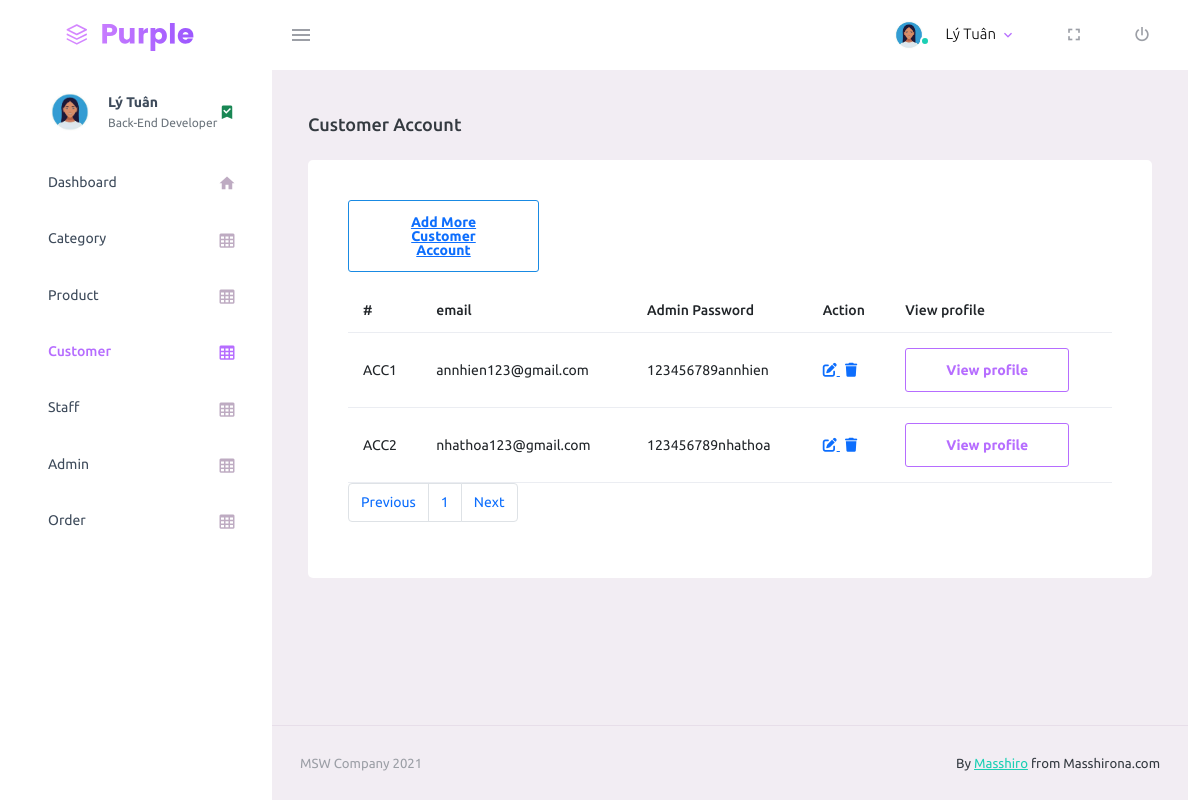
/admin/customer/customer.php (signed in), run on the app's committed database.
### tables this page shows
create table staff(
staffID varchar(30),
staffImage varchar(255),
staffName nvarchar(60) not null,
staffPhone varchar(30) null,
staffEmail varchar(50) unique,
staffRole varchar(30),
primary key (staffID)
);

create table customerAccount(
accountID varchar(30),
email varchar(50) not null unique ,
userPassword varchar(50) not null,
primary key (accountID)
);

### admin/function.php (called while the page is built, shortened)
<?php
    function getUserData($id,$conn){
    $sql = "select * from
    adminAccount as a , staff as s
    where a.staffID = s.staffID
    and a.adminID = ?";
    $stmt = $conn->prepare($sql);
    $stmt->bindParam(1,$id);
    $stmt->execute();
    $row = $stmt->fetch(PDO::FETCH_ASSOC);
    return $row;
}
    function getUserID($username,$conn){
    $sql = "select adminID from adminAccount where username = ?";
    $stmt = $conn-> prepare($sql);
    $stmt->bindParam(1,$username);
    $stmt->execute();
    $row = $stmt->fetch(PDO::FETCH_ASSOC);
    return $row['adminID'];
}
?>

### admin/customer/customer.php (the view, shortened to what this page needs)
<?php
    require_once("../../connection/connectdb.php");
    require("../function.php");
?>
<?php
    $LIMIT = 3;
    if(isset($_GET['page'])){
        $page = $_GET['page'];
    }else{
          $page = '';
    };
    if($page == '' || $page == 1){
        $begin_product = 0;
    }
    else{
        $begin_product = ($page-1)*$LIMIT;
    }
    try{
        $sql = 'select * from customerAccount';
        $sql_page = $conn-> prepare($sql);
        $sql_page ->execute();
        $row_count = $sql_page -> rowCount();
        $pages = ceil($row_count / $LIMIT);
    }
    catch(PDOException $ex){
        echo "Error:" .$ex->getMessage();
    }
?>
<?php
   try{
    $sql = " select * from customerAccount
    order by accountID ASC
    limit $begin_product , $LIMIT ";
    $stmt = $conn-> prepare($sql);
    $stmt->execute();
}
catch(PDOException $ex){
    echo "Error:" .$ex->getMessage();
}
?>
<!DOCTYPE html>
<html lang="en">
<head>
    <link rel="stylesheet" href="../assets/vendors/mdi/css/materialdesignicons.min.css">
    <link rel="stylesheet" href="../assets/vendors/css/vendor.bundle.base.css">
    <link rel="stylesheet" href="../assets/css/style.css">
    <link rel="stylesheet" href="https://cdnjs.cloudflare.com/ajax/libs/font-awesome/6.2.1/css/all.min.css"
 />
    <link rel="stylesheet" href="https://cdnjs.cloudflare.com/ajax/libs/bootstrap/5.0.1/css/bootstrap-grid.min.css"
 />
</head>
<body>
    <div class="container-scroller">
        <nav class="navbar default-layout-navbar col-lg-12 col-12 p-0 fixed-top d-flex flex-row">
            <div class="text-center navbar-brand-wrapper d-flex align-items-center justify-content-center">
                <a class="navbar-brand brand-logo" href="../index.php"><img src="../assets/images/logo.svg"
                        alt="logo" /></a>
            </div>
            <div class="navbar-menu-wrapper d-flex align-items-stretch">
                <button class="navbar-toggler navbar-toggler align-self-center" type="button" data-toggle="minimize">
                    <span class="mdi mdi-menu"></span>
                </button>
                <ul class="navbar-nav navbar-nav-right">
                    <li class="nav-item nav-profile dropdown">
                        <a class="nav-link dropdown-toggle" id="profileDropdown" href="#" data-bs-toggle="dropdown"
                            aria-expanded="false">
                            <?php if(isset($_SESSION['username'])) {
                                $userData = getUserData(trim(getUserID($_SESSION['username'],$conn)),$conn);
                                ?>
                            <div class="nav-profile-img">
                                <img src="../../image/staff/<?=$userData['staffImage'] ?>" alt="image">
                                <span class="availability-status online"></span>
                            </div>
                            <div class="nav-profile-text">
                                <p class="mb-1 text-black">
                                    <?php echo $userData['staffName']; ?>
                                </p>
                            </div>
                            <?php }?>
                        </a>
                    </li>
                    <li class="nav-item d-none d-lg-block full-screen-link">
                        <a class="nav-link">
                            <i class="mdi mdi-fullscreen" id="fullscreen-button"></i>
                        </a>
                    </li>
                    <li class="nav-item nav-logout d-none d-lg-block">
                        <a class="nav-link" href="../login/logout.php">
                            <i class="mdi mdi-power"></i>
                        </a>
                    </li>
                </ul>
            </div>
        </nav>
        <div class="container-fluid page-body-wrapper">
            <nav class="sidebar sidebar-offcanvas" id="sidebar">
                <ul class="nav">
                    <li class="nav-item nav-profile">
                        <a href="#" class="nav-link">
                            <?php if(isset($_SESSION['username'])) {
                                $userData = getUserData(trim(getUserID($_SESSION['username'],$conn)),$conn);
                                ?>
                            <div class="nav-profile-image">
                                <img src="../../image/staff/<?=$userData['staffImage'] ?>" alt="profile">
                            </div>
                            <div class="nav-profile-text d-flex flex-column">
                                <span class="font-weight-bold mb-2">
                                    <?php echo $userData['staffName']?>
                                </span>
                                <span class="text-secondary text-small"><?php echo $userData['staffRole']?></span>
                            </div>
                            <i class="mdi mdi-bookmark-check text-success nav-profile-badge"></i>
                            <?php }?>
                        </a>
                    </li>
                    <li class="nav-item">
                        <a class="nav-link" href="../index.php">
                            <span class="menu-title">Dashboard</span>
                            <i class="mdi mdi-home menu-icon"></i>
                        </a>
                    </li>
                    <li class="nav-item">
                        <a class="nav-link" href="../category/category.php">
                            <span class="menu-title">Category</span>
                            <i class="mdi mdi-table-large menu-icon"></i>
                        </a>
                    </li>
                    <li class="nav-item">
                        <a class="nav-link" href="../product/product.php">
                            <span class="menu-title">Product</span>
                            <i class="mdi mdi-table-large menu-icon"></i>
                        </a>
                    </li>
                    <li class="nav-item">
                        <a class="nav-link" href="../customer/customer.php">
                            <span class="menu-title">Customer</span>
                            <i class="mdi mdi-table-large menu-icon"></i>
                        </a>
                    </li>
                    <li class="nav-item">
                        <a class="nav-link" href="../staff/staff.php">
                            <span class="menu-title">Staff</span>
                            <i class="mdi mdi-table-large menu-icon"></i>
                        </a>
                    </li>
                    <li class="nav-item">
                        <a class="nav-link" href="../admin/admin.php">
                            <span class="menu-title">Admin</span>
                            <i class="mdi mdi-table-large menu-icon"></i>
                        </a>
                    </li>
                    <li class="nav-item">
                        <a class="nav-link" href="../order/order.php">
                            <span class="menu-title">Order</span>
                            <i class="mdi mdi-table-large menu-icon"></i>
                        </a>
                    </li>
                </ul>
            </nav>
            <div class="main-panel">
                <div class="content-wrapper">
                    <div class="page-header">
                        <h3 class="page-title"> Customer Account </h3>
                    </div>
                    <div class="row">
                        <div class="col-lg-12 grid-margin stretch-card">
                            <div class="card">
                                <div class="card-body">
                                    <p class="btn btn-outline-info col-3"><a href="customer-add.php">Add
                                            More Customer Account </a></p>
                                    <table class="table table-hover">
                                        <thead>
                                            <tr>
                                                <th>#</th>
                                                <th>email</th>
                                                <th>Admin Password</th>
                                                <th>Action</th>
                                                <th>View profile</th>
                                            </tr>
                                        </thead>
                                        <tbody>
                                            <?php while($row = $stmt->fetch()) { ?>
                                            <tr>
                                                <td><?= $row['accountID'] ?></td>
                                                <td><?= $row['email'] ?></td>
                                                <td><?= $row['userPassword'] ?></td>
                                                <td>
                                                    <a href="customer-edit.php?id=<?= $row['accountID'] ?>" class="tags"
                                                        gloss="Edit">
                                                        <i class="fa-solid fa-pen-to-square"></i>
                                                    </a>
                                                    <a href="customer-delete.php?id=<?= $row['accountID']?>"
                                                        class="tags" gloss="Delete">
                                                        <i class="fa-solid fa-trash"></i>
                                                    </a>
                                                </td>
                                                <td><a
                                                        href="../profile/profile_customer.php?id=<?= $row['accountID'] ?>">
                                                        <button class="btn btn-outline-primary">View profile</button>
                                                    </a></td>
                                            </tr>
                                            <?php } ?>
                                        </tbody>
                                    </table>
                                    <nav aria-label="Page navigation example">
                                        <ul class="pagination">
                                            <li class="page-item"><a class="page-link"
                                                    href="customer.php?page=<?php $page>1 ? print (int)$page - 1 : print $pages ?>">Previous</a>
                                            </li>
                                            <?php
                                            for($i = 1; $i<= $pages; $i++) { ?>
                                            <li class="page-item"><a
                                                    class="page-link <?php $i == (int)$page ? print("bg-primary text-white") :''?>"
                                                    href="customer.php?page=<?php echo $i ?>"><?php echo $i ?></a>
                                            </li>
                                            <?php }?>
                                            <li class="page-item"><a class="page-link"
                                                    href="customer.php?page=<?php $page<$pages ? print (int)$page + 1 : print "1" ?>">Next</a>
                                            </li>
                                        </ul>
                                    </nav>
                                </div>
                            </div>
                        </div>
                    </div>
                </div>
                <footer class=" footer">
                    <div class="container-fluid d-flex justify-content-between">
                        <span class="text-muted d-block text-center text-sm-start d-sm-inline-block">MSW
                            Company
                            2021</span>
                        <span class="float-none float-sm-end mt-1 mt-sm-0 text-end"> By
                            <a href="#" target="_blank">Masshiro</a> from
                            Masshirona.com</span>
                    </div>
                </footer>
            </div>
        </div>
    </div>
</body>
</html>

### data on the page
customeraccount: accountID "ACC1", email "annhien123@gmail.com", userPassword "123456789annhien"
customeraccount: accountID "ACC2", email "nhathoa123@gmail.com", userPassword "123456789nhathoa"

### other printed values
$userData['staffName'] "Lý Tuân"
$userData['staffRole'] "Back-End Developer"
